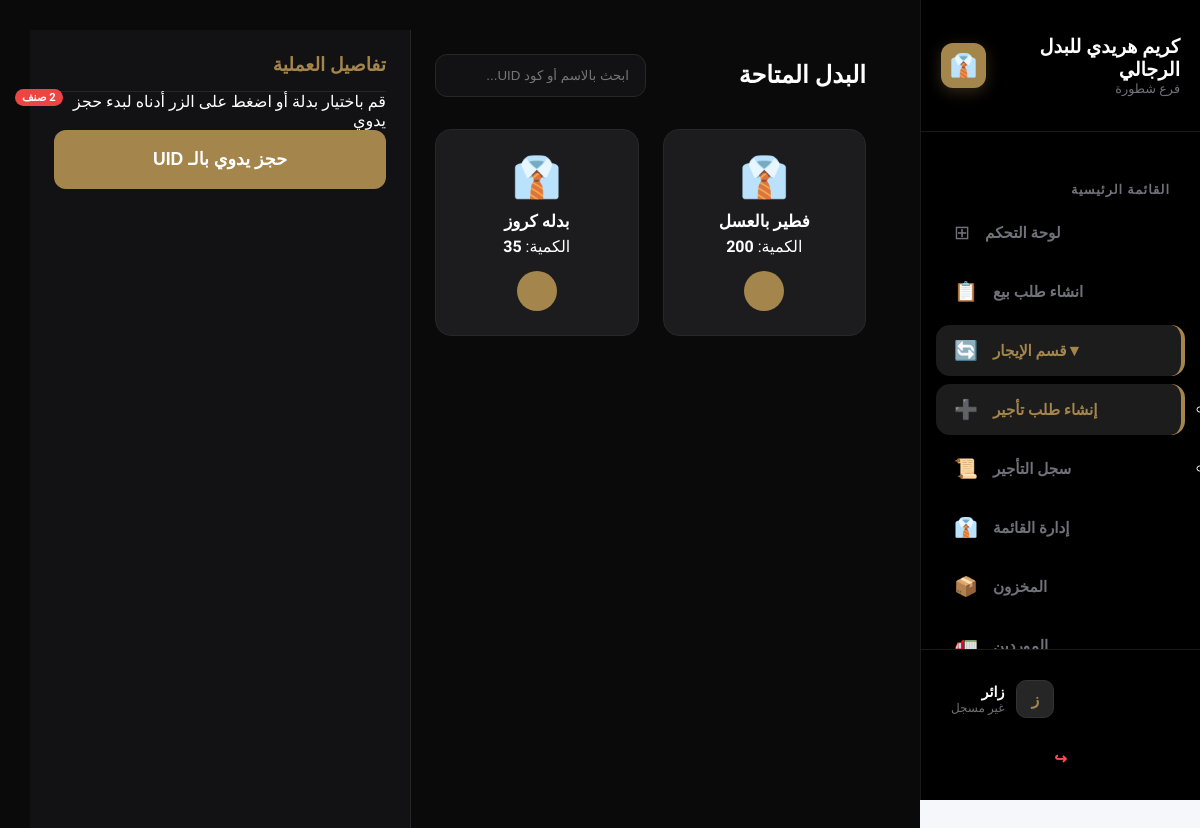
Before: /pos/rental/ with the older database file.
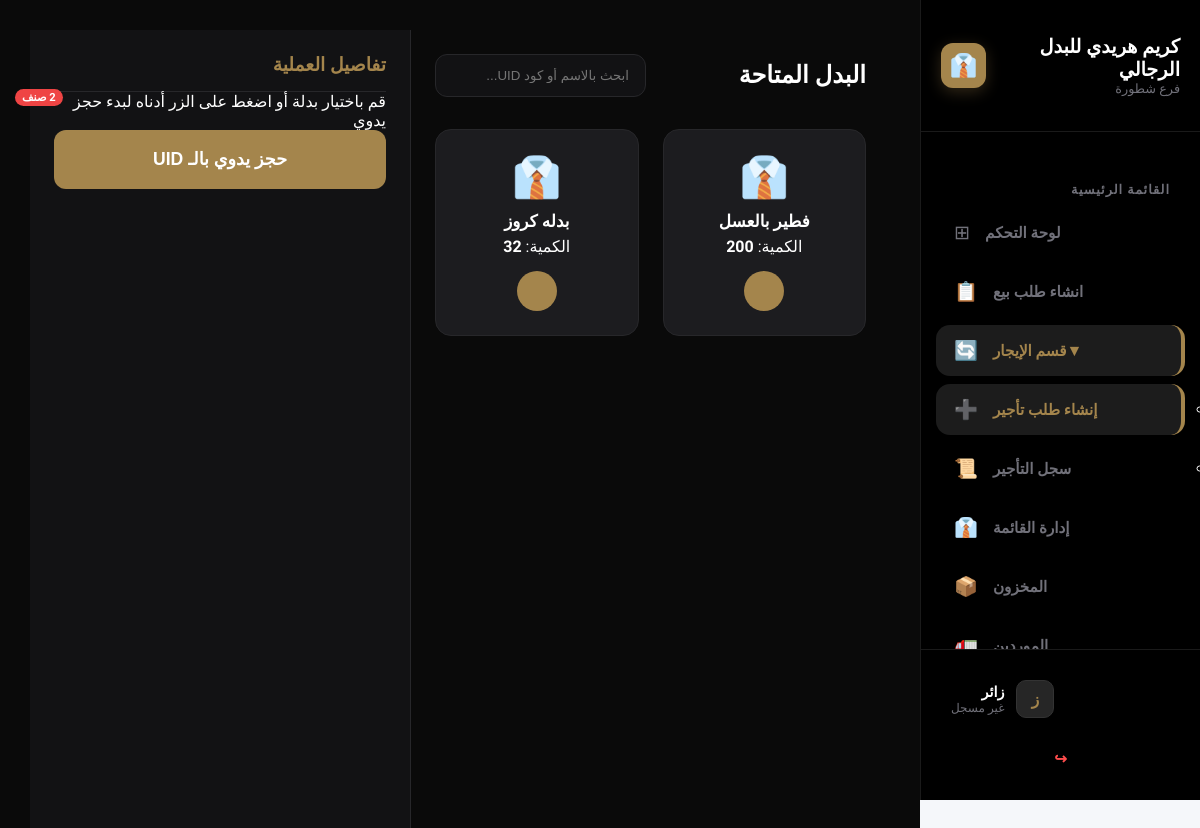
After: the same page with the newer database file.
### pos/models.py (models this page shows, shortened)
class InventoryItem(models.Model):
    name = models.CharField(max_length=200, verbose_name="اسم الصنف")
    category = models.ForeignKey(IngredientCategory, on_delete=models.CASCADE, related_name='items', verbose_name="الفئة")
    size = models.ForeignKey(Size_choices, on_delete=models.CASCADE, verbose_name="الحجم")
    color = models.ForeignKey(Colors_choices, on_delete=models.CASCADE, verbose_name="اللون")
    quantity = models.PositiveIntegerField(verbose_name="الكمية الحالية")
    min_limit = models.PositiveIntegerField(verbose_name="حد الطلب (الحد الأدنى)")
    unit = models.ForeignKey(Unit_choices, on_delete=models.CASCADE, verbose_name="الوحدة")
    unit_cost = models.DecimalField(max_digits=10, decimal_places=2, verbose_name="سعر الوحدة")
    supply_cost = models.DecimalField(max_digits=10, decimal_places=2, verbose_name="تكلفة التوريد")
    profit = models.DecimalField(max_digits=10, decimal_places=2, verbose_name="الربح المتوقع")
    updated_at = models.DateTimeField(auto_now=True, verbose_name="آخر تحديث")
    Supplier = models.ForeignKey(Supplier, on_delete=models.CASCADE, verbose_name="المورد")
    is_rental = models.BooleanField(default=False, verbose_name="هل الصنف للإيجار؟")
    rental_code = models.CharField(max_length=20, unique=True, null=True, blank=True, editable=False, verbose_name="كود الصنف")

### pos/views.py (the view)
# urls.py: path('rental/', views.pos_rental_page, name='pos_rental_page'),
def pos_rental_page(request):
    products = InventoryItem.objects.filter(is_rental=True, quantity__gt=0)
    customers = Customer.objects.all().order_by('-id')
    sizes = Size_choices.objects.all()
    colors = Colors_choices.objects.all()
    return render(request, 'pos/rental_pos.html', {
        'products': products,
        'customers': customers,
        'sizes': sizes,
        'colors': colors
    })

### accounts/context_processors.py (called while the page is built)
def notifications_processor(request):
    if request.user.is_authenticated:
        notifications = Notification.objects.filter(user=request.user, is_deleted=False).order_by('-created_at')[:10]
    else:
        notifications = []
    return {'notifications': notifications}

### templates/pos/rental_pos.html (shortened to what this page needs)
{% extends 'base.html' %}
{% load static %}
{% block extra_css %}
<link rel="stylesheet" href="{% static 'css/pos_rental.css' %}">
{% endblock %}
{% block content %}
<div class="pos-wrapper">
    <section class="products-section">
        <header class="pos-top-bar">
            <div class="title-area">
                <h2> البدل المتاحة</h2>
                <span class="badge" id="productCount">{{ products|length }} صنف</span>
            </div>
            <div class="search-box">
                <input type="text" id="posSearch" placeholder="ابحث بالاسم أو كود UID..." onkeyup="filterItems()">
            </div>
        </header>
        <div class="products-layout" id="productsGrid">
            {% for product in products %}
                <div class="product-item" data-name="{{ product.name|lower }}" data-uid="{{ product.UID|default:'' }}" onclick="openModal('{{ product.UID }}')">
                    <div class="product-icon">👔</div>
                    <div class="product-info">
                        <span class="product-title">{{ product.name }}</span>
                        <span class="product-qty"> الكمية: <strong>{{ product.quantity }}</strong></span>
                    </div>
                    <button class="btn-quick-rent"></button>
                </div>
            {% endfor %}
        </div>
    </section>
    <aside class="cart-sidebar">
        <div class="cart-header"><h3> تفاصيل العملية</h3></div>
        <div class="cart-content-area">
            <div class="empty-notif">
                <p>قم باختيار بدلة أو اضغط على الزر أدناه لبدء حجز يدوي</p>
            </div>
        </div>
        <button class="check-btn" onclick="openModal()"> حجز يدوي بالـ UID</button>
    </aside>
</div>
{% endblock %}

Changed rows visible on the page:
changed InventoryItem "بدله كروز": quantity "35" → "32"
